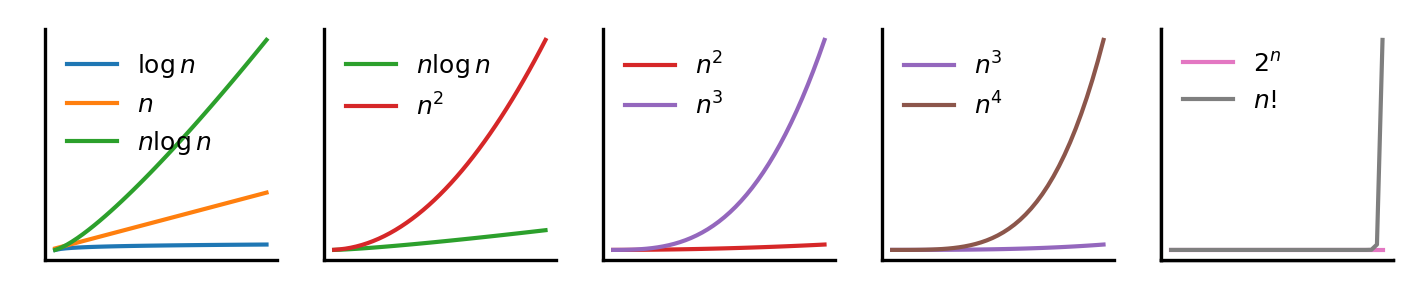

Generate this figure with Python:
import matplotlib
import pylab
import numpy as np


def set_ax(ax,x=False,y=False):
    ax.spines['top'].set_visible(False)
    ax.spines['right'].set_visible(False)

    if x:
        ax.set_xlabel('Input size')
    if y:
        ax.set_ylabel('Run time')
    ax.axes.xaxis.set_ticks([])
    ax.axes.yaxis.set_ticks([])

fig = matplotlib.pyplot.figure(figsize=(7,1),dpi=300)



x = np.array(range(1,40))

ax = fig.add_subplot(1,6,1)
set_ax(ax)
ax.plot(x,np.log(x),lw=1, label='$\log n $',c='C0')
ax.plot(x,x,lw=1, label='$n$',c='C1')
ax.plot(x,x*np.log(x),lw=1, label='$n\log n$',c='C2')
ax.legend(frameon=False,fontsize=6)

ax = fig.add_subplot(1,6,2)
set_ax(ax)
ax.plot(x,x*np.log(x),lw=1, label='$n\log n$',c='C2')
ax.plot(x,x**2,lw=1, label='$n^2$',c='C3')
ax.legend(frameon=False,fontsize=6)

ax = fig.add_subplot(1,6,3)
set_ax(ax)
ax.plot(x,x**2,lw=1, label='$n^2$',c='C3')
ax.plot(x,x**3,lw=1, label='$n^3$', c='C4')
ax.legend(frameon=False,fontsize=6)

ax = fig.add_subplot(1,6,4)
set_ax(ax)
ax.plot(x,x**3,lw=1, label='$n^3$', c='C4')
ax.plot(x,x**4,lw=1, label='$n^4$', c='C5')
ax.legend(frameon=False,fontsize=6)

ax = fig.add_subplot(1,6,5)
set_ax(ax)
ax.plot(x,x**4,lw=1, label='$n^4$', c='C5')
ax.plot(x,2**x,lw=1, label='$2^n$', c='C6')
ax.legend(frameon=False,fontsize=6)

f = []
for i in x:
    f.append(np.math.factorial(i))

ax = fig.add_subplot(1,6,5)
set_ax(ax)
ax.plot(x,2**x,lw=1, label='$2^n$', c='C6')
ax.plot(x,f,lw=1, label='$n!$', c='C7')
ax.legend(frameon=False,fontsize=6)
matplotlib.pyplot.savefig('runtimes.png', bbox_inches='tight')
